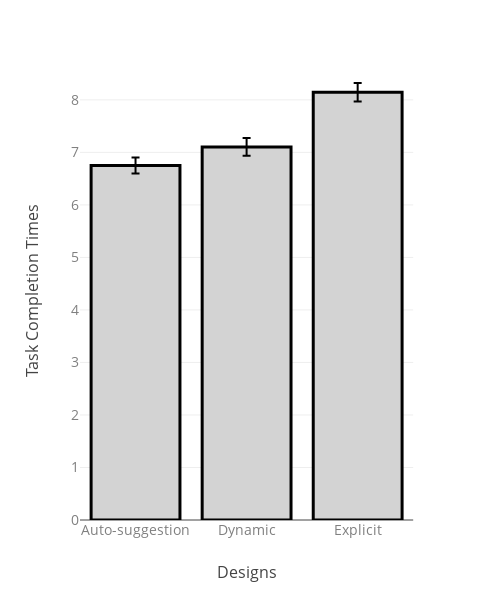

The cell this chart's notebook holds for it:
### Code cell
visualize_descriptives()

### Figure 1 — Plotly figure (JSON) as saved in the notebook; plotly's stock layout.template omitted (floating-point values rounded to 4 significant figures)
{"data": [{"alignmentgroup": "True", "error_x": {"array": [0.1539, 0.1698, 0.1753]}, "error_y": {"array": [0.1539, 0.1698, 0.1753]}, "hoverlabel": {"namelength": 0}, "hovertemplate": "Designs=%{x}<br>Task Completion Times=%{y}", "legendgroup": "", "marker": {"color": ["#d3d3d3", "#d3d3d3", "#d3d3d3"], "line": {"color": "#000000", "width": 3}}, "name": "", "offsetgroup": "", "orientation": "v", "showlegend": false, "textposition": "auto", "type": "bar", "x": ["Auto-suggestion", "Dynamic", "Explicit"], "xaxis": "x", "y": [6.75, 7.104, 8.146], "yaxis": "y"}], "layout": {"barmode": "relative", "height": 600, "legend": {"tracegroupgap": 0}, "margin": {"t": 60}, "width": 500, "xaxis": {"anchor": "y", "domain": [0, 0.98], "tickfont": {"color": "gray", "size": 14}, "title": {"font": {"size": 16}, "text": "Designs"}}, "yaxis": {"anchor": "x", "domain": [0, 1], "tickfont": {"color": "gray", "size": 14}, "title": {"font": {"size": 16}, "text": "Task Completion Times"}}}}
